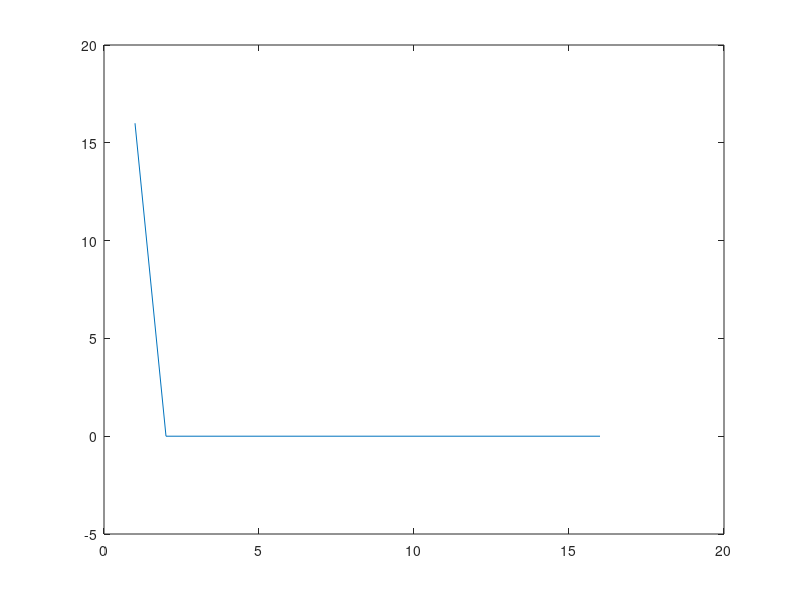

This chart was generated by the following MATLAB code:
clear all;close all; clc;
N = 16;
f = ones(N,1);
fhat = fft(f);
w = exp(-i*2*pi/N);
for i=1:N
  for j=1:N
    DFT(i,j) = w^((i-1)*(j-1));
  endfor
endfor

fhat2 = DFT*f;
plot(real(fhat2)); 